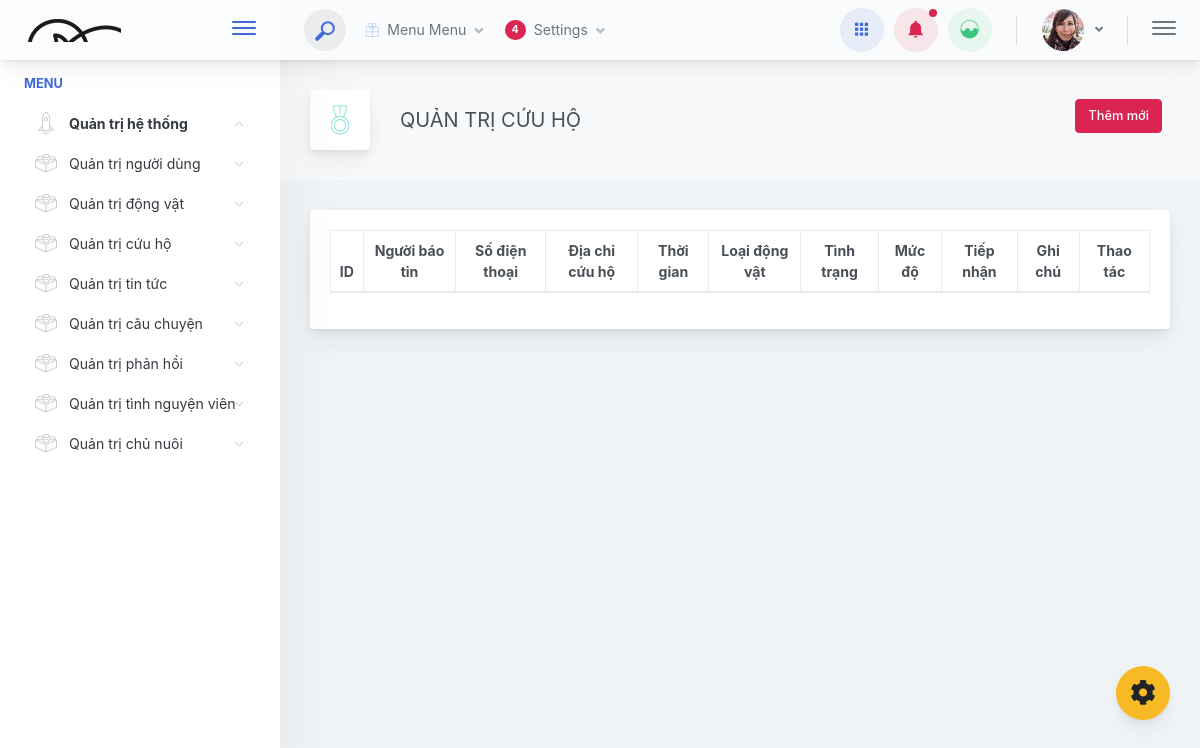
Before: /index.php/admin/quan_tri_cuu_ho with the older database file.
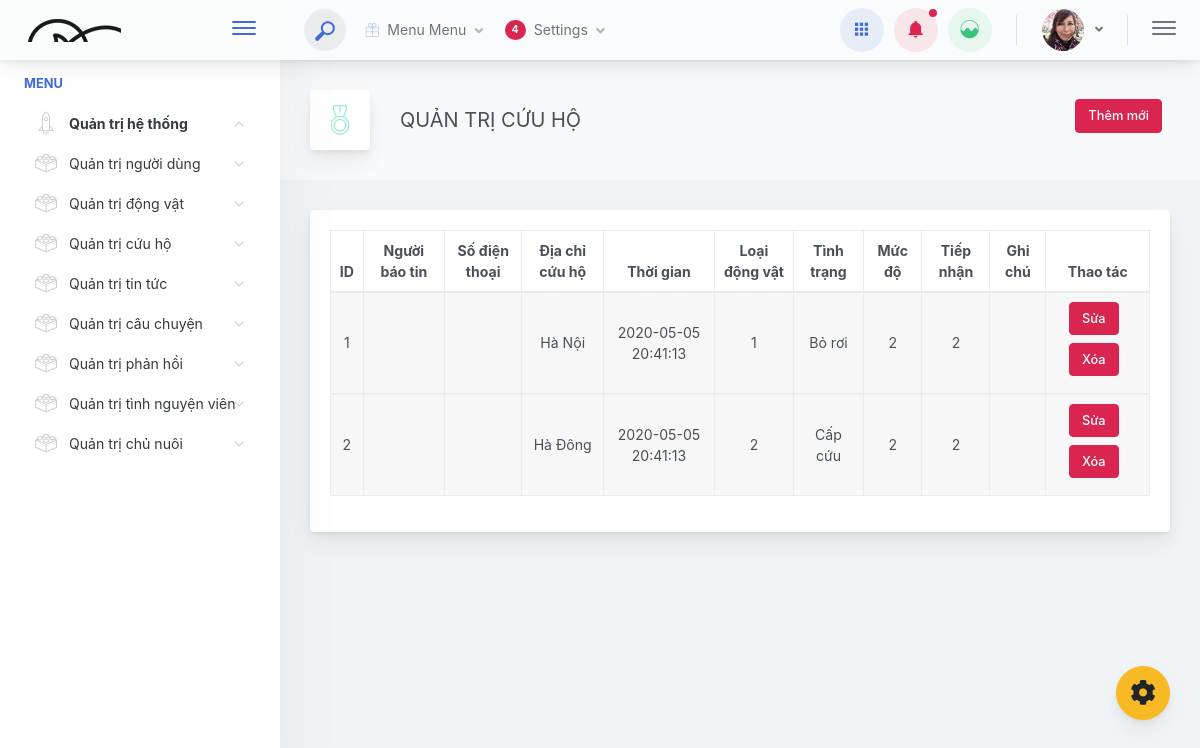
After: the same page with the newer database file.
### tables this page shows
CREATE TABLE `tbl_case` (
  `case_id` int(11) NOT NULL,
  `ng_bao_tin` varchar(200) DEFAULT NULL,
  `sdt` varchar(10) DEFAULT NULL,
  `dia_diem_cuu` varchar(200) NOT NULL,
  `thoi_gian` timestamp NOT NULL DEFAULT current_timestamp(),
  `loai_pet_id` int(11) NOT NULL,
  `tinh_trang` varchar(200) NOT NULL,
  `muc_do_id` int(11) NOT NULL,
  `tiep_nhan_id` int(11) NOT NULL,
  `ghi_chu` text DEFAULT NULL
);

### application/controllers/admin/Quan_tri_cuu_ho.php (called while the page is built, shortened)
<?php
class Quan_tri_cuu_ho extends CI_Controller {
	function __construct()
	{
		$this->load->library('pagination');
		$this->load->helper('url');
		$this->load->database();
		$this->load->model('m_cuu_ho');
		$this->load->model('m_loai_pet');
		$this->load->model('m_muc_do');
		$this->load->model('m_tiep_nhan');
	}
	public function index()
    {
        $data['title'] = "Quản trị cứu hộ | United Pets";
        $config['total_rows'] = $this->m_cuu_ho->countAll();
        $config['base_url'] = base_url() . "admin/Quan_tri_cuu_ho/index";
        $config['per_page'] = 3;
        $start = $this->uri->segment(4);
        $data['danh_sach'] = $this->m_cuu_ho->getListHasPaginate($config['per_page'], $start);
        $this->pagination->initialize($config);
        $paginator = $this->pagination->create_links();
        $data['paginator'] = $paginator;
        $this->load->view('admin/v_header', $data);
        $this->load->view('admin/v_menu');
        $this->load->view('admin/v_quan_tri_cuu_ho', $data);
    }
}

### index.php (called while the page is built, shortened)
<?php
require_once BASEPATH.'core/CodeIgniter.php';

### application/models/m_cuu_ho.php (called while the page is built, shortened)
<?php
  class m_cuu_ho extends CI_Model {
    public function getListHasPaginate($total, $start)
		{
			$this->db->limit($total, $start);
			$query = $this->db->get('tbl_case');
			return $query->result();
		}
  }
?>

### application/views/admin/v_quan_tri_cuu_ho.php (the view, shortened to what this page needs)
            <div class="app-main__outer">
                <div class="app-main__inner">
                    <div class="app-page-title">
                        <div class="page-title-wrapper">
                            <div class="page-title-heading">
                                <div class="page-title-icon">
                                    <i class="pe-7s-medal icon-gradient bg-tempting-azure">
                                    </i>
                                </div>
                                <div>QUẢN TRỊ CỨU HỘ
                                </div>
                            </div>
                            <div class="page-title-actions">
                               <a href="<?=base_url();?>admin/quan_tri_cuu_ho/them_moi_case">
                                <button class="ladda-button mb-2 mr-2 btn btn-danger" data-style="expand-right">
                                    <span class="ladda-label">Thêm mới</span>
                                </button>
                                </a>
                            </div>    </div>
                    </div>            <div class="main-card mb-3 card">
                        <div class="card-body">
                            <table style="width: 100%; text-align:center;" id="example" class="table table-hover table-striped table-bordered">
                                <thead>
                                <tr>
                                    <th>ID</th>
                                    <th>Người báo tin</th>
                                    <th>Số điện thoại</th>
                                    <th>Địa chỉ cứu hộ</th>
                                    <th>Thời gian</th>
                                    <th>Loại động vật</th>
                                    <th>Tình trạng</th>
                                    <th>Mức độ</th>
                                    <th>Tiếp nhận</th>
                                    <th>Ghi chú</th>
                                    <th>Thao tác</th>
                                </tr>
                                </thead>
                                 <?php foreach ($danh_sach as $key => $row) {;?>
                                <tbody>
                                <tr>
                                    <td><?=$row->case_id;?></td>
                                    <td><?=$row->ng_bao_tin;?></td>
                                    <td><?=$row->sdt;?></td>
                                    <td><?=$row->dia_diem_cuu;?></td>
                                    <td><?=$row->thoi_gian;?></td>
                                    <td><?=$row->loai_pet_id;?></td>
                                    <td><?=$row->tinh_trang;?></td>
                                    <td><?=$row->muc_do_id;?></td>
                                    <td><?=$row->tiep_nhan_id;?></td>
                                    <td><?=$row->ghi_chu;?></td>
                                    <td>
                                            <a href="<?=base_url();?>admin/quan_tri_cuu_ho/sua/<?=$row->case_id;?>">
                                            <button class="ladda-button mb-2 mr-2 btn btn-danger" data-style="expand-right">
                                                <span class="ladda-label">Sửa</span>
                                            </button>
                                            </a>
                                            <a href="<?=base_url();?>admin/quan_tri_cuu_ho/xoa/<?=$row->case_id;?>">
                                            <button class="ladda-button mb-2 mr-2 btn btn-danger" data-style="expand-right">
                                                <span class="ladda-label">Xóa</span>
                                            </button>
                                            </a>
                                    </td>
                                </tr>
                                </tbody>
                                <?php
                                }
                                ;?>
                            </table>
                        </div>
                    </div>
                </div>
                </div>
    </div>
</div>
<div class="app-drawer-overlay d-none animated fadeIn"></div><script type="text/javascript" src="./assets/scripts/main.87c0748b313a1dda75f5.js"></script></body>
</html>

### application/views/admin/v_header.php (shortened to what this page needs)
<!doctype html>
<html lang="en">
<head>
    <link href="<?=base_url();?>main.87c0748b313a1dda75f5.css" rel="stylesheet">
</head>

### application/views/admin/v_menu.php (shortened to what this page needs)
<body>
<div class="app-container app-theme-white body-tabs-shadow fixed-header fixed-sidebar">
    <div class="app-header header-shadow">
        <div class="app-header__logo">
            <div class="logo-src"></div>
            <div class="header__pane ml-auto">
                <div>
                    <button type="button" class="hamburger close-sidebar-btn hamburger--elastic" data-class="closed-sidebar">
                        <span class="hamburger-box">
                            <span class="hamburger-inner"></span>
                        </span>
                    </button>
                </div>
            </div>
        </div>
            <div class="app-header__content">
            <div class="app-header-left">
                <div class="search-wrapper">
                    <div class="input-holder">
                        <button class="search-icon"><span></span></button>
                    </div>
                </div>
                <ul class="header-megamenu nav">
                    <li class="nav-item">
                        <a href="javascript:void(0);" data-placement="bottom" rel="popover-focus" data-offset="300" data-toggle="popover-custom" class="nav-link">
                            <i class="nav-link-icon pe-7s-gift"> </i>
                            Menu Menu
                            <i class="fa fa-angle-down ml-2 opacity-5"></i>
                        </a>
                    </li>
                    <li class="btn-group nav-item">
                        <a  class="nav-link" data-toggle="dropdown" aria-expanded="false">
                            <span class="badge badge-pill badge-danger ml-0 mr-2">4</span>
                            Settings
                            <i class="fa fa-angle-down ml-2 opacity-5"></i>
                        </a>
                    </li>
                </ul>
            </div>
            <div class="app-header-right">
                <div class="header-dots">
                    <div class="dropdown">
                        <button type="button" aria-haspopup="true" aria-expanded="false" data-toggle="dropdown" class="p-0 mr-2 btn btn-link">
                            <span class="icon-wrapper icon-wrapper-alt rounded-circle">
                                <span class="icon-wrapper-bg bg-primary"></span>
                                <i class="icon text-primary ion-android-apps"></i>
                            </span>
                        </button>
                    </div>
                    <div class="dropdown">
                        <button type="button" aria-haspopup="true" aria-expanded="false" data-toggle="dropdown" class="p-0 mr-2 btn btn-link">
                            <span class="icon-wrapper icon-wrapper-alt rounded-circle">
                                <span class="icon-wrapper-bg bg-danger"></span>
                                <i class="icon text-danger icon-anim-pulse ion-android-notifications"></i>
                                <span class="badge badge-dot badge-dot-sm badge-danger">Notifications</span>
                            </span>
                        </button>
                    </div>
                    <div class="dropdown">
                        <button type="button" aria-haspopup="true" data-toggle="dropdown" aria-expanded="false" class="p-0 btn btn-link dd-chart-btn">
                            <span class="icon-wrapper icon-wrapper-alt rounded-circle">
                                <span class="icon-wrapper-bg bg-success"></span>
                                <i class="icon text-success ion-ios-analytics"></i>
                            </span>
                        </button>
                    </div>
                </div>
                <div class="header-btn-lg pr-0">
                    <div class="widget-content p-0">
                        <div class="widget-content-wrapper">
                            <div class="widget-content-left">
                                <div class="btn-group">
                                    <a data-toggle="dropdown" aria-haspopup="true" aria-expanded="false" class="p-0 btn">
                                        <img width="42" class="rounded-circle" src="assets/images/avatars/1.jpg" alt="">
                                        <i class="fa fa-angle-down ml-2 opacity-8"></i>
                                    </a>
                                </div>
                            </div>
                        </div>
                    </div>
                </div>
                <div class="header-btn-lg">
                    <button type="button" class="hamburger hamburger--elastic open-right-drawer">
                        <span class="hamburger-box">
                            <span class="hamburger-inner"></span>
                        </span>
                    </button>
                </div>        </div>
        </div>
    </div>    <div class="ui-theme-settings">
        <button type="button" id="TooltipDemo" class="btn-open-options btn btn-warning">
            <i class="fa fa-cog fa-w-16 fa-spin fa-2x"></i>
        </button>
    </div>
    <div class="app-main">
            <div class="app-sidebar sidebar-shadow">
                <div class="scrollbar-sidebar">
                    <div class="app-sidebar__inner">
                        <ul class="vertical-nav-menu">
                            <li class="app-sidebar__heading">Menu</li>
                            <li class="mm-active">
                                <a href="<?=base_url();?>admin/Quan_tri_he_thong">
                                    <i class="metismenu-icon pe-7s-rocket"></i>
                                    Quản trị hệ thống
                                    <i class="metismenu-state-icon pe-7s-angle-down caret-left"></i>
                                </a>
                            </li>
                            <li>
                                <a href="<?=base_url();?>admin/Quan_tri_nguoi_dung">
                                    <i class="metismenu-icon pe-7s-plugin"></i>
                                    Quản trị người dùng
                                    <i class="metismenu-state-icon pe-7s-angle-down caret-left"></i>
                                </a>
                            </li>
                            <li>
                                <a href="<?=base_url();?>admin/Quan_tri_thu_cung">
                                    <i class="metismenu-icon pe-7s-plugin"></i>
                                    Quản trị động vật
                                    <i class="metismenu-state-icon pe-7s-angle-down caret-left"></i>
                                </a>
                            </li>
                            <li>
                                <a href="<?=base_url();?>admin/Quan_tri_cuu_ho">
                                    <i class="metismenu-icon pe-7s-plugin"></i>
                                    Quản trị cứu hộ
                                    <i class="metismenu-state-icon pe-7s-angle-down caret-left"></i>
                                </a>
                            </li>
                            <li>
                                <a href="<?=base_url();?>admin/Quan_tri_tin_tuc">
                                    <i class="metismenu-icon pe-7s-plugin"></i>
                                    Quản trị tin tức
                                    <i class="metismenu-state-icon pe-7s-angle-down caret-left"></i>
                                </a>
                            </li>
                            <li>
                                <a href="<?=base_url();?>admin/Quan_tri_cau_chuyen">
                                    <i class="metismenu-icon pe-7s-plugin"></i>
                                    Quản trị câu chuyện
                                    <i class="metismenu-state-icon pe-7s-angle-down caret-left"></i>
                                </a>
                            </li>
                            <li>
                                <a href="<?=base_url();?>admin/Quan_tri_phan_hoi">
                                    <i class="metismenu-icon pe-7s-plugin"></i>
                                    Quản trị phản hồi
                                    <i class="metismenu-state-icon pe-7s-angle-down caret-left"></i>
                                </a>
                            </li>
                             <li>
                                <a href="<?=base_url();?>admin/Quan_tri_tinh_nguyen_vien">
                                    <i class="metismenu-icon pe-7s-plugin"></i>
                                    Quản trị tình nguyện viên
                                    <i class="metismenu-state-icon pe-7s-angle-down caret-left"></i>
                                </a>
                            </li>
                            <li>
                                <a href="<?=base_url();?>admin/Quan_tri_chu_nuoi">
                                    <i class="metismenu-icon pe-7s-plugin"></i>
                                    Quản trị chủ nuôi
                                    <i class="metismenu-state-icon pe-7s-angle-down caret-left"></i>
                                </a>
                            </li>
                        </ul>
                    </div>
                </div>
            </div>

Changed rows visible on the page:
added tbl_case: case_id "1", dia_diem_cuu "Hà Nội", thoi_gian "2020-05-05 20:41:13", loai_pet "1", tinh_trang "Bỏ rơi", muc_do "2", tiep_nhan "2"
added tbl_case: case_id "2", dia_diem_cuu "Hà Đông", thoi_gian "2020-05-05 20:41:13", loai_pet "2", tinh_trang "Cấp cứu", muc_do "2", tiep_nhan "2"
